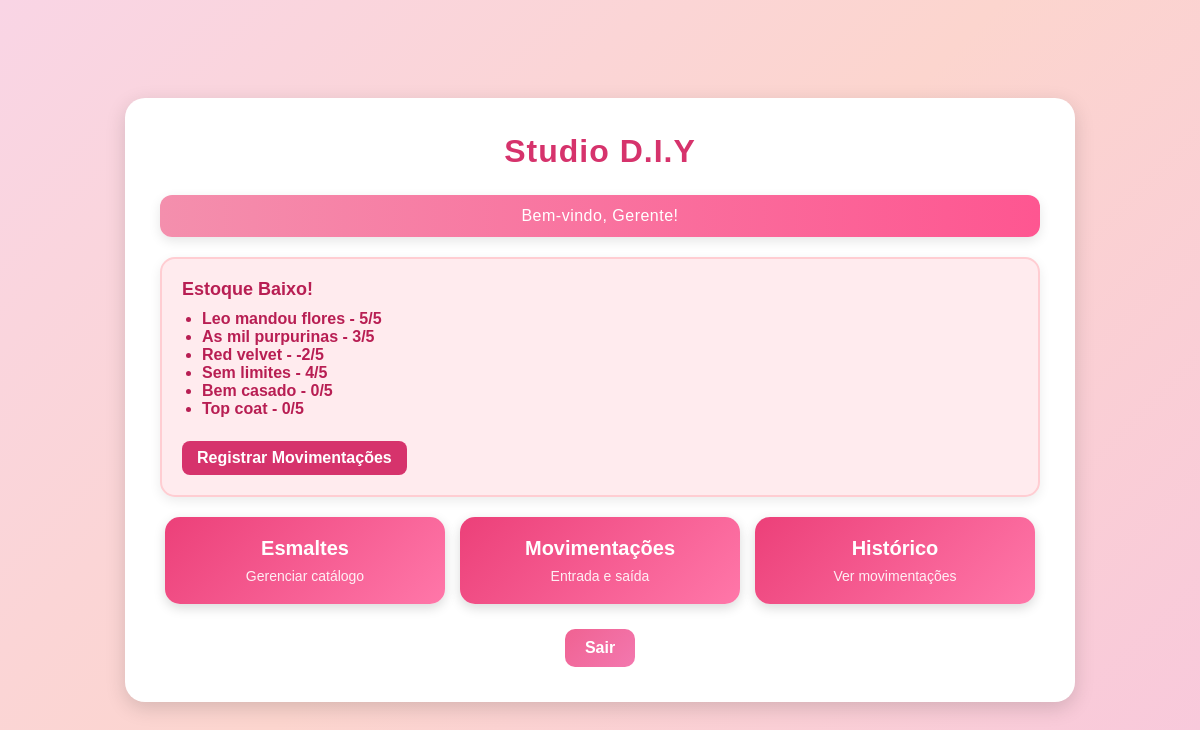
The app's page /index.php (signed in) with its own data.
### tables this page shows
CREATE TABLE esmaltes (
  id INT AUTO_INCREMENT PRIMARY KEY,
  nome VARCHAR(100) NOT NULL,
  cores TEXT NOT NULL,
  preco DECIMAL(8,2) NOT NULL,
  categorias ENUM('Cremoso', 'Metalico', 'Glitter', 'Perolado', 'fosco') NOT NULL,
  marcas VARCHAR(50) NOT NULL,
  estoque_minimo INT DEFAULT 5,
  ativo BOOLEAN DEFAULT TRUE
  );

### funcoes_estoque.php (called while the page is built, shortened)
<?php
function getEsmaltesEstoqueBaixo($conn) {
    $sql = "SELECT * FROM esmaltes WHERE ativo = 1";
    $resultado = $conn->query($sql);
    $esmaltes_estoque_baixo = array();
    while ($esmalte = $resultado->fetch_assoc()) {
        $esmalte_id = $esmalte['id'];
        $sql_entradas = "SELECT SUM(quantidade) as total FROM movimentacoes WHERE esmalte_id = $esmalte_id AND tipo = 'entrada'";
        $entradas = $conn->query($sql_entradas)->fetch_assoc();
        $total_entradas = $entradas['total'] ? $entradas['total'] : 0;
        $sql_saidas = "SELECT SUM(quantidade) as total FROM movimentacoes WHERE esmalte_id = $esmalte_id AND tipo = 'saida'";
        $saidas = $conn->query($sql_saidas)->fetch_assoc();
        $total_saidas = $saidas['total'] ? $saidas['total'] : 0;
        $estoque_atual = $total_entradas - $total_saidas;
        if ($estoque_atual <= $esmalte['estoque_minimo']) {
            $esmalte['estoque_atual'] = $estoque_atual;
            $esmaltes_estoque_baixo[] = $esmalte;
        }
    }
    return $esmaltes_estoque_baixo;
}
function gerarAlertaEstoque($conn) {
    $esmaltes_com_estoque_baixo = getEsmaltesEstoqueBaixo($conn);
    $quantidade_esmaltes = count($esmaltes_com_estoque_baixo);
    return array(
        'quantidade' => $quantidade_esmaltes,
        'esmaltes' => $esmaltes_com_estoque_baixo,
        'mensagem' => $quantidade_esmaltes . " esmalte(s) com estoque baixo!"
    );
}
?>

### index.php (the view, shortened to what this page needs)
<?php
include 'config.php';
include 'funcoes_estoque.php';
$alerta_estoque = gerarAlertaEstoque($conn);
?>
<!DOCTYPE html>
<html lang="pt-BR">
<head>
</head>
<body>
  <div class="container">
    <h1>Studio D.I.Y</h1>
    <div class="welcome">
      Bem-vindo, <?= htmlspecialchars($_SESSION['usuario']['nome']) ?>!
    </div>
<?php if ($alerta_estoque): ?>
  <div class="alert">
    <h3>Estoque Baixo!</h3>
    <ul>
      <?php foreach ($alerta_estoque['esmaltes'] as $esmalte): ?>
        <li><?= htmlspecialchars($esmalte['nome']) ?> - <?= $esmalte['estoque_atual'] ?>/<?= $esmalte['estoque_minimo'] ?></li>
      <?php endforeach; ?>
    </ul>
    <p><a href="movimentacoes.php">Registrar Movimentações</a></p>
  </div>
<?php endif; ?>
<div class="menu-grid">
  <a href="esmaltes.php" class="menu-item">
    <h3>Esmaltes</h3>
    <p>Gerenciar catálogo</p>
  </a>
  <a href="movimentacoes.php" class="menu-item">
    <h3>Movimentações</h3>
    <p>Entrada e saída</p>
  </a>
  <a href="historico.php" class="menu-item">
    <h3>Histórico</h3>
    <p>Ver movimentações</p>
  </a>
</div>
<div style="text-align: center; margin-top: 20px;">
  <a href="logout.php" class="btn">Sair</a>
</div>
  </div>
</body>
</html>

### index.php (style rules this page uses)
* { margin: 0; padding: 0; box-sizing: border-box; font-family: 'Poppins', sans-serif; }
body { background: linear-gradient(135deg, #f9d5e5, #fcd5ce, #f8c8dc); min-height: 100vh; display: flex; align-items: center; justify-content: center; padding: 20px; color: #444; }
.container { background: #fff; padding: 35px; border-radius: 20px; width: 100%; max-width: 950px; box-shadow: 0 6px 20px rgba(0, 0, 0, 0.15); animation: fadeIn 0.8s ease-in-out; }
.container h1 { text-align: center; margin-bottom: 25px; color: #d6336c; font-weight: 700; letter-spacing: 1px; }
.welcome { background: linear-gradient(90deg, #f48fadff, #fe5691ff); padding: 12px; margin-bottom: 20px; text-align: center; color: white; border-radius: 12px; font-weight: 500; letter-spacing: 0.5px; box-shadow: 0 4px 12px rgba(0,0,0,0.1); }
.alert { background: #ffebee; padding: 20px; margin-bottom: 20px; border: 2px solid #ffcdd2; border-radius: 15px; color: #b81e53; font-weight: 600; box-shadow: 0 4px 12px rgba(0,0,0,0.08); }
.alert h3 { margin-bottom: 10px; font-size: 18px; }
.alert ul { margin: 10px 0 15px 20px; }
.alert a { display: inline-block; margin-top: 8px; padding: 8px 15px; background: #d6336c; color: #fff; border-radius: 8px; text-decoration: none; transition: 0.3s; }
.menu-grid { display: flex; flex-wrap: wrap; gap: 15px; margin-bottom: 25px; justify-content: center; }
.menu-item { flex: 1; min-width: 220px; max-width: 280px; background: linear-gradient(135deg, #ec4079ff, #ff77a9ff); padding: 20px; border-radius: 15px; color: #fff; text-decoration: none; text-align: center; transition: 0.3s ease; box-shadow: 0 4px 12px rgba(0,0,0,0.15); }
.menu-item h3 { margin-bottom: 8px; font-size: 20px; font-weight: bold; }
.menu-item p { font-size: 14px; opacity: 0.9; }
.btn { padding: 10px 20px; background: linear-gradient(135deg, #f06292, #f378afff); color: #fff; border-radius: 10px; text-decoration: none; font-weight: bold; transition: 0.3s ease; display: inline-block; }

### records on screen
esmaltes: nome "Leo mandou flores", estoque_minimo "5"
esmaltes: nome "As mil purpurinas", estoque_atual "3", estoque_minimo "5"
esmaltes: nome "Red velvet", estoque_atual "-2", estoque_minimo "5"
esmaltes: nome "Sem limites", id "4", estoque_minimo "5"
esmaltes: nome "Bem casado", estoque_atual "0", estoque_minimo "5"
esmaltes: nome "Top coat", estoque_atual "0", estoque_minimo "5"

### other values on screen
$_SESSION['usuario']['nome'] "Gerente"
